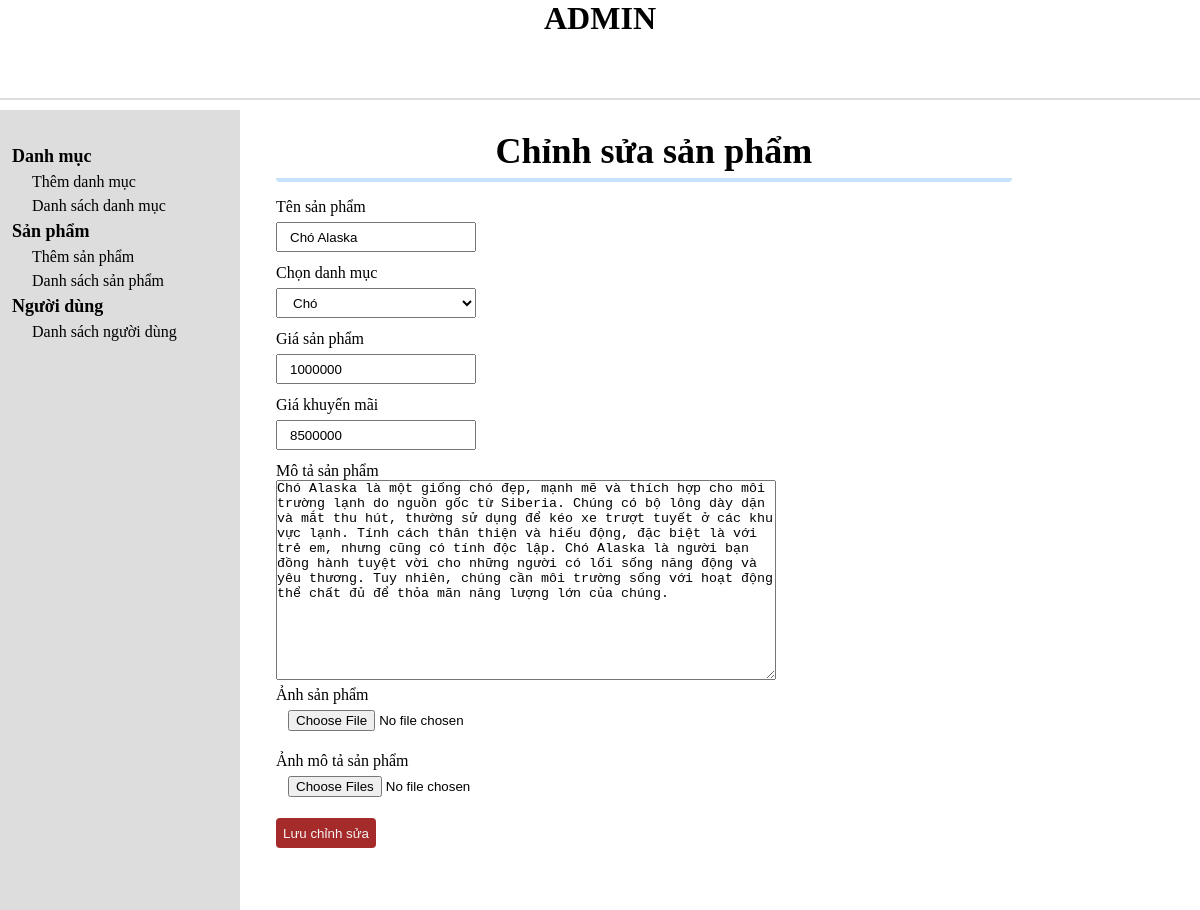
Page /admin/productEdit.php?product_id=28 on the committed database.
### tables this page shows
CREATE TABLE `tbl_product` (
  `product_id` int(11) NOT NULL,
  `product_name` varchar(255) NOT NULL,
  `cartegory_id` int(11) NOT NULL,
  `product_price` varchar(255) NOT NULL,
  `product_price_new` varchar(255) NOT NULL,
  `product_desc` varchar(2000) NOT NULL,
  `product_img` varchar(255) NOT NULL,
  `qty` varchar(20) NOT NULL
);

CREATE TABLE `tbl_cartegory` (
  `cartegory_id` int(11) NOT NULL,
  `cartegory_name` varchar(255) NOT NULL
);

### admin/database.php (called while the page is built, shortened)
<?php
    class Database{
        public $host = DB_HOST;
        public $user = DB_USER;
        public $pass = DB_PASS;
        public $dbname = DB_NAME;
        public $link;
        private function connectDB(){
            $this->link = new mysqli($this->host, $this->user, $this->pass, $this->dbname);
        }
        public function select($query){
            $result = $this->link->query($query) or die($this->link->error.__LINE__);
            if($result->num_rows > 0){
                return $result;
            }else{
                return false;
            }
        }
    }
?>

### admin/class/product_class.php (called while the page is built, shortened)
<?php
    include"database.php";
?>
<?php
    class product{
        private $db;
        public function __construct(){
            $this->db = new Database();
        }
        public function show_cartegory(){
            $query = "SELECT * FROM tbl_cartegory ORDER BY cartegory_id DESC";
            $result = $this->db->select($query);
            return $result;
        }
        public function get_product_details($product_id){
            $query = "SELECT * FROM tbl_product WHERE product_id = '$product_id'";
            $result = $this->db->select($query);
            return $result->fetch_assoc();
        }
    }

### admin/productEdit.php (the view, shortened to what this page needs)
<?php
    include "header.php";
    include "slider.php";
    include "class/product_class.php";
    $product = new product;
    if (isset($_GET['product_id']) && is_numeric($_GET['product_id'])) {
        $product_id = $_GET['product_id'];
        $product_data = $product->get_product_details($product_id);
        if ($product_data) {
            ?>
            <div class="admin-content-right">
                <div class="admin-content-right-cartegory-add">
                    <div class="admin-content-right">
                        <div class="admin-content-right-product-add">
                            <form action="" method="POST" enctype="multipart/form-data">
                                <h1>Chỉnh sửa sản phẩm</h1>
                                <label for="product_name">Tên sản phẩm</label>
                                <input name="product_name" required type="text" value="<?php echo $product_data['product_name']; ?>">
                                <label for="cartegory_id">Chọn danh mục</label>
                                <select name="cartegory_id" id="">
                                    <?php
                                        $show_cartegory = $product->show_cartegory();
                                        if ($show_cartegory) {
                                            while ($result = $show_cartegory->fetch_assoc()) {
                                                ?>
                                                <option value="<?php echo $result['cartegory_id']; ?>" <?php if ($result['cartegory_id'] == $product_data['cartegory_id']) echo "selected"; ?>>
                                                    <?php echo $result['cartegory_name']; ?>
                                                </option>
                                                <?php
                                            }
                                        }
                                    ?>
                                </select>
                                <label for="product_price">Giá sản phẩm</label>
                                <input name="product_price" required type="text" value="<?php echo $product_data['product_price']; ?>">
                                <label for="product_price_new">Giá khuyến mãi</label>
                                <input name="product_price_new" required type="text" value="<?php echo $product_data['product_price_new']; ?>">
                                <label for="product_desc">Mô tả sản phẩm</label>
                                <textarea name="product_desc" id="" cols="30" rows="10"><?php echo $product_data['product_desc']; ?></textarea>
                                <label for="product_img">Ảnh sản phẩm</label>
                                <input name="product_img" type="file">
                                <label for="product_img_desc">Ảnh mô tả sản phẩm</label>
                                <input name="product_img_desc[]" multiple type="file">
                                <button type="submit">Lưu chỉnh sửa</button>
                            </form>
                        </div>
                    </div>
                </div>
            </div>
            <?php
        } else {
            echo "Không tìm thấy sản phẩm!";
        }
    } else {
        echo "Tham số không hợp lệ!";
    }
?>

### admin/style.css (style rules this page uses)
* { margin: 0; padding: 0; box-sizing: border-box; color: black; outline: none; }
.admin-content-right { width: 80%; padding: 10px 0 0 18px; }
.admin-content-right-cartegory-add input { height: 30px; padding-left: 12px; margin-top: 20px; }
.admin-content-right-cartegory-add button { display: block; margin-top: 10px; height: 30px; width: 100px; cursor: pointer; background-color: brown; border: none; color: whitesmoke; transition: all 0.3s ease; border-radius: 4px; }
.admin-content-right-product-add h1 { font-weight: bold; padding: 0px 0px 0px 20px; align-items: center; margin-bottom: 16px; text-align: center; font-size: 36px; border-bottom: 4px solid rgb(198 226 255); border-radius: 4px; padding-bottom: 6px; }
.admin-content-right-product-add input,select { width: 200px; height: 30px; display: block; margin: 6px 0 12px; padding-left: 12px; }
.admin-content-right-product-add textarea { display: block; height: 200px; width: 500px; margin-bottom: 6px; }
.admin-content-right-product-add button { display: block; margin-top: 10px; height: 30px; width: 100px; cursor: pointer; background-color: brown; border: none; color: whitesmoke; transition: all 0.3s ease; border-radius: 4px; }

### rows in the picture
tbl_product: product_name "Chó Alaska", cartegory_id "Chó", product_price "1000000", product_price_new "8500000", product_desc "Chó Alaska là một giống chó đẹp, mạnh mẽ và thích hợp cho môi trường lạnh do nguồn gốc từ Siberia. Chúng có bộ lông dày dặn và mắt thu hút, thường sử dụng để kéo xe trượt tuyết ở các khu vực lạnh. Tính cách thân thiện và hiếu động, đặc biệt là với trẻ em, nhưng cũng có tính độc lập. Chó Alaska là người bạn đồng hành tuyệt vời cho những người có lối sống năng động và yêu thương. Tuy nhiên, chúng cần môi trường sống với hoạt động thể chất đủ để thỏa mãn năng lượng lớn của chúng."
